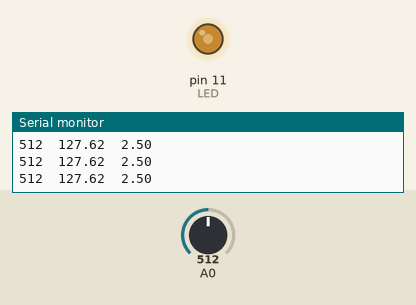
Simulated run of this sketch. Board: Arduino Uno, built with avr-gcc and run on an emulated ATmega328P. Shown: output pins drawn as LEDs (lit = HIGH), the last lines printed to the serial monitor. The test bench sets the inputs (shaded band); at power-on: A0 = 512.

Above: at 1.2 s.
1.3 s: A0 set to 409
At 2.1 s:
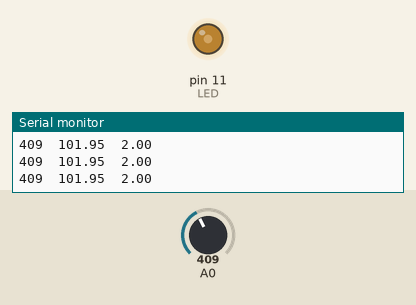
4.3 s: A0 set to 394
At 5.4 s:
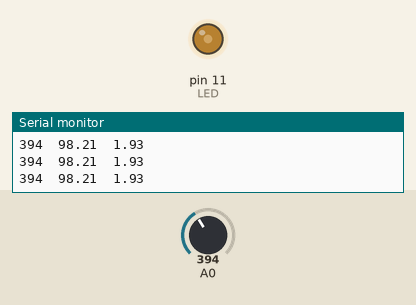
5.8 s: A0 set to 122
At 6.5 s:
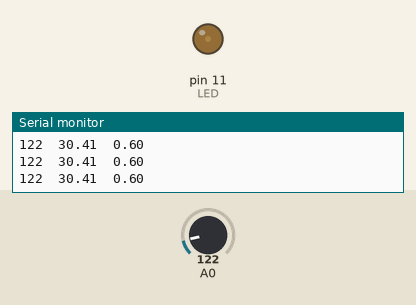
7.3 s: A0 set to 0
At 8.5 s:
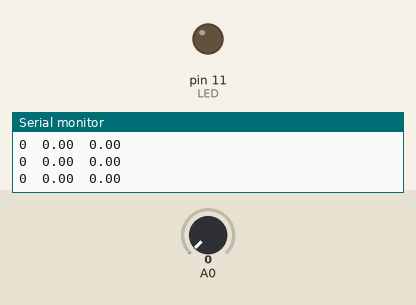
8.8 s: A0 set to 716
At 9.8 s:
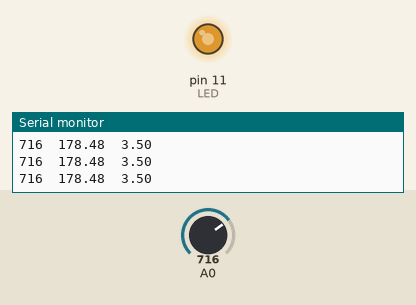
10.3 s: A0 set to 511
At 11.4 s:
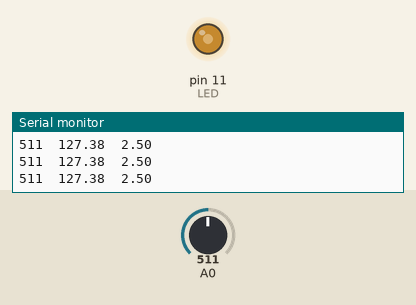
Timing chart, 0 to 12.8 s (numbered marks = the images above; inputs shaded):
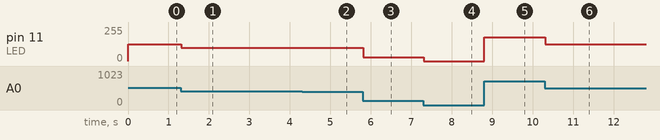

The sketch:

01_PWDtoLEDlight.ino
```cpp
int LED = 11;
void setup() {
  Serial.begin(9600);
  pinMode(LED,OUTPUT);
}

void loop() {
  int sensorValue = analogRead(A0);
  float PWM = sensorValue*(255.0/1023.0);
  float voltage = PWM*(5.0/255.);

  analogWrite(LED, PWM);

  Serial.print(sensorValue); Serial.print("\t");
  Serial.print(PWM); Serial.print("\t");
  Serial.print(voltage); Serial.print("\n");
}
```

Measured:
- after the input at 1.3 s, pin 11 (LED): 127/255 → 101/255 at once
- after the input at 4.3 s, pin 11 (LED): 101/255 → 98/255 at once
- after the input at 5.8 s, pin 11 (LED): 98/255 → 30/255 at once
- after the input at 7.3 s, pin 11 (LED): 30/255 → 0/255 at once
- after the input at 8.8 s, pin 11 (LED): 0/255 → 178/255 at once
- after the input at 10.3 s, pin 11 (LED): 178/255 → 127/255 at once
